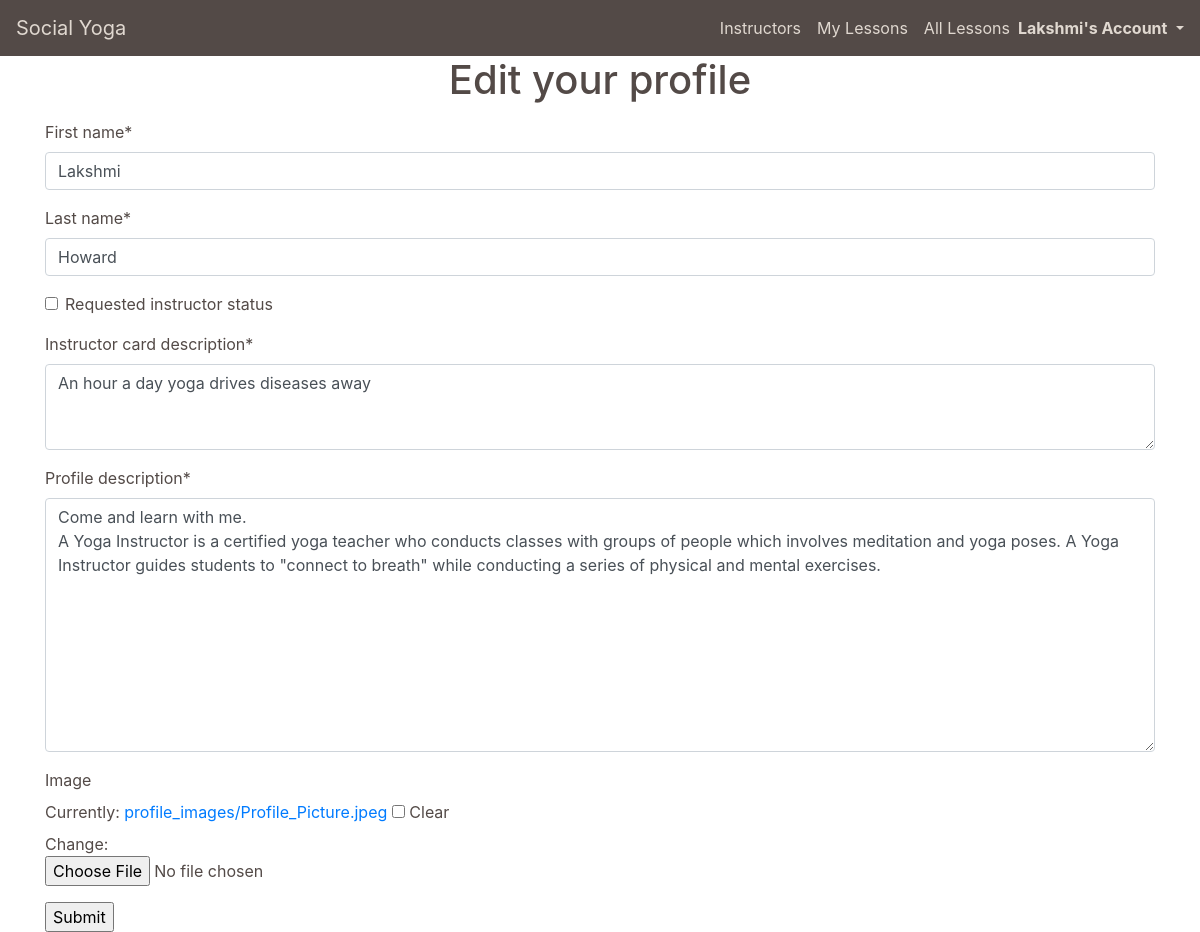
The app's page /profiles/edit_profile/ (signed in), older data.
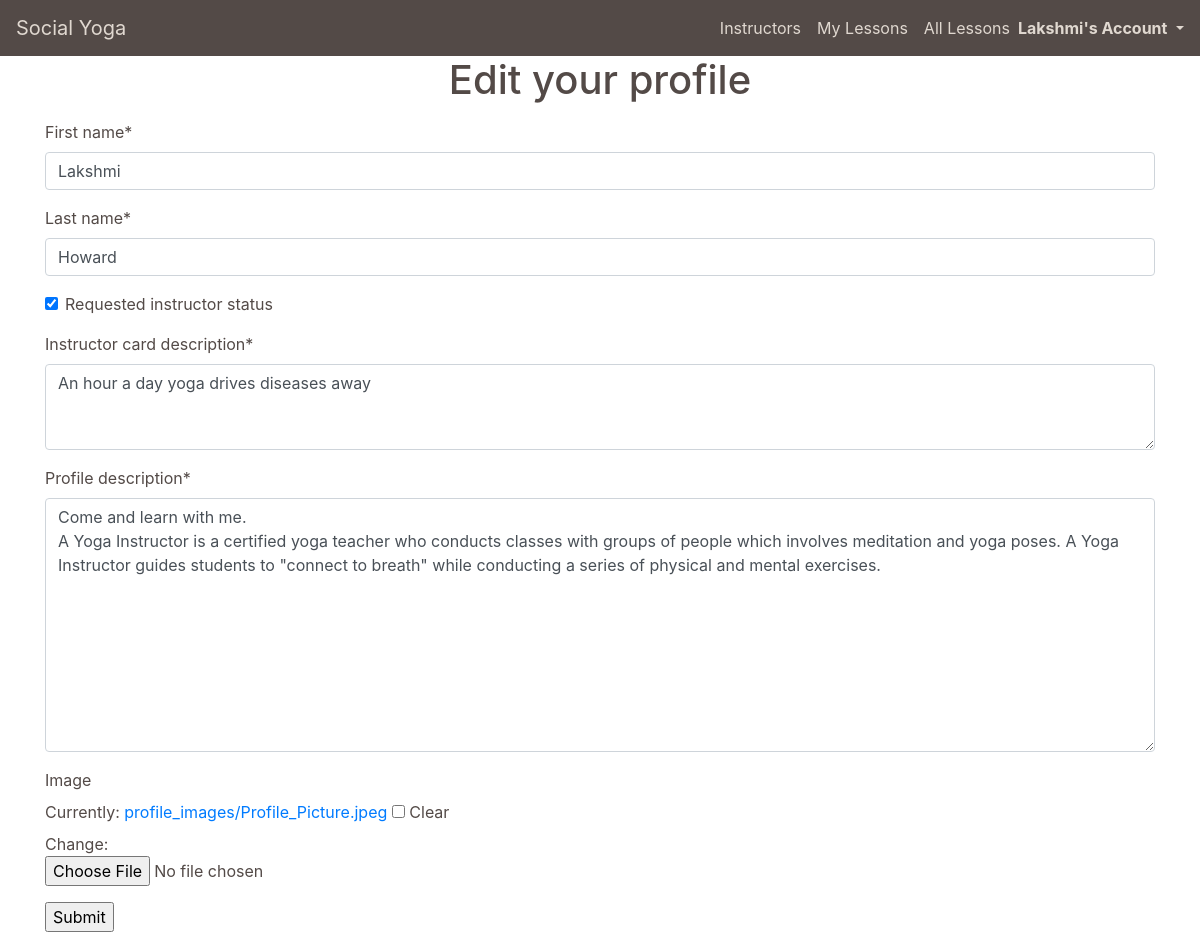
The same page, newer data.
### profiles/models.py (models this page shows, shortened)
class UserProfile(models.Model):
    user = models.OneToOneField(User, on_delete=models.CASCADE)
    first_name = models.CharField(max_length=50, null=False, blank=False)
    last_name = models.CharField(max_length=50, null=False, blank=False)
    is_instructor = models.BooleanField(default=False)
    requested_instructor_status = models.BooleanField(default=False)
    card_description = models.TextField(max_length=256, default='')
    profile_description = models.TextField(max_length=650, default='')
    image = ResizedImageField(size=[600, 600], quality=75, crop=['middle', 'center'], force_format='JPEG', null=True, blank=True, upload_to='profile_images/')
    rating = models.DecimalField(max_digits=5, decimal_places=0, null=True, blank=True)

### profiles/views.py (the view)
# urls.py: path('edit_profile/', views.edit_profile, name='edit_profile'),
def edit_profile(request):
    profile = get_object_or_404(UserProfile, user=request.user)
    if request.method == 'POST':
        form = ProfileForm(request.POST, request.FILES, instance=profile)
        if form.is_valid():
            form.save()
        return redirect('profile')
    else:
        form = ProfileForm(instance=profile)
        context = {
            'profile': profile,
            'form': form,
        }
        return render(request, 'profiles/edit_profile.html', context)

### profiles/forms.py
class ProfileForm(forms.ModelForm):
    class Meta:
        model = UserProfile
        fields = '__all__'
        widgets = {
            'user': forms.HiddenInput,
            'is_instructor': forms.HiddenInput,
            'rating': forms.HiddenInput,
        }
        labels = {
            'card_description': 'Instructor card description'
        }
    def __init__(self, *args, **kwargs):
        super(ProfileForm, self).__init__(*args, **kwargs)
        card_desctiption_placeholder = 'A brief description of yourself and ethos (256 characters)'
        self.fields['user'].disabled = True
        self.fields['is_instructor'].disabled = True
        self.fields['rating'].disabled = True
        self.fields['card_description'].widget = forms.Textarea(attrs={'rows': 3, 'cols': 25, 'maxlength': 254, 'placeholder': card_desctiption_placeholder})

### profiles/templates/profiles/edit_profile.html (shortened to what this page needs)
{% extends "base.html" %}
{% load static %}
{% block page_header %}
    <div class="container header-container">
        <div class="row">
            <div class="col">
                <h1 class="text-center mb-3">Edit your profile</h1>
            </div>
        </div>
    </div>
{% endblock %}
{% block content %}
    <div class="overlay"></div>
    <div class="container page-contents">
        <div class="row">
            <div class="col-12">
                <form method="POST" action="{% url 'edit_profile' %}" class="form" enctype="multipart/form-data">
                    {% for field in form %}
                        {% if field.name != 'card_description' %}
                            {{ field | as_crispy_field }}
                        {% else %}
                            {% if profile.is_instructor %}
                                {{ field | as_crispy_field }}
                            {% endif %}
                        {% endif %}
                    {% endfor %}
                    <input type="submit" value="Submit">
                </form>
            </div>
        </div>
    </div>
{% endblock %}

Row changes from the older to the newer data that the page shows:
changed UserProfile "Lakshmi": requested_instructor_status "☐" → "☑"
